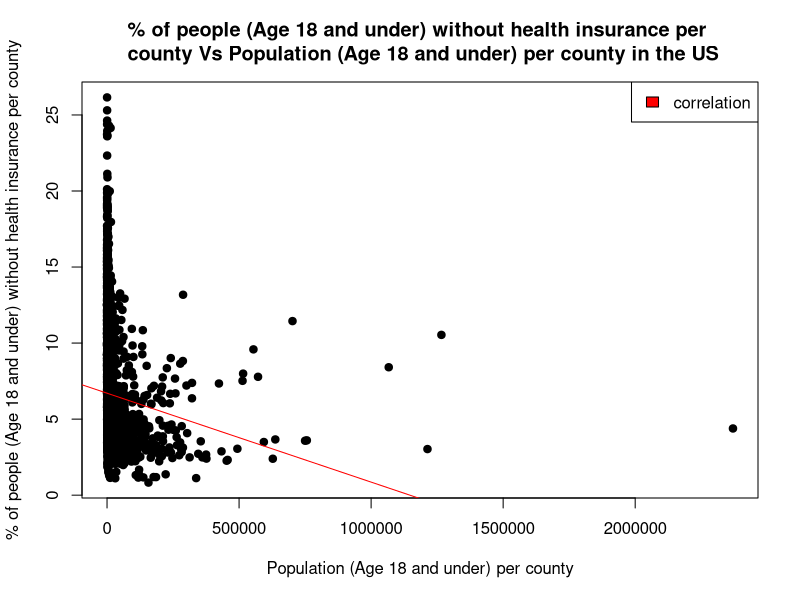
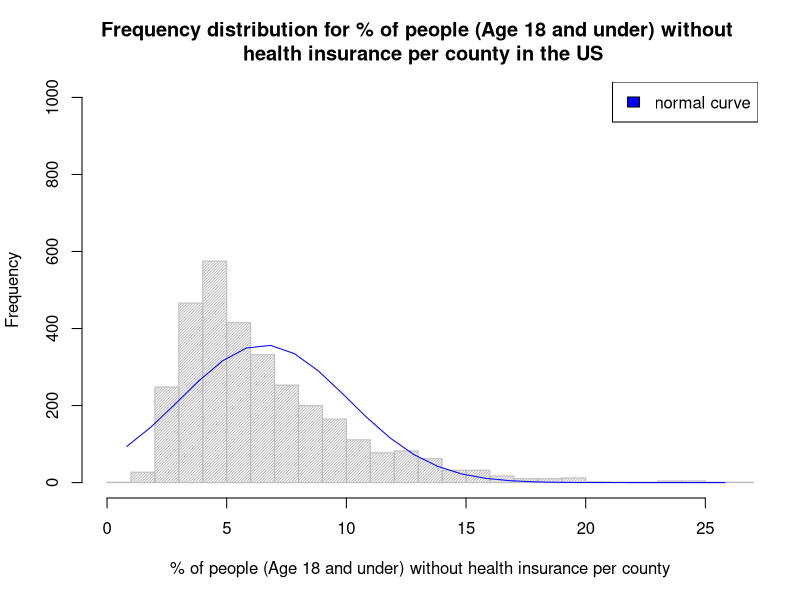

These figures' R source, in order:
library(tidyverse)
my_data <- read.csv("Health insurance (18 and under).csv")
HtInsur <- my_data %>% filter(year==2015)
colnames(HtInsur)
HtInsur$uninsured1=(HtInsur$uninsured/HtInsur$population_18under)*100
population_under18 <- HtInsur$population_18under
percent_Uninsured_people_under18 <- HtInsur$uninsured1
cor(population_under18,percent_Uninsured_people_under18,use="pairwise.complete.obs")
pdf("visualization.pdf")
plot(population_under18,
     percent_Uninsured_people_under18,
     main = "% of people (Age 18 and under) without health insurance per \n county Vs Population (Age 18 and under) per county in the US",
     xlab = "Population (Age 18 and under) per county",
     ylab = "% of people (Age 18 and under) without health insurance per county",
     pch = 19)
legend(x="topright",
       legend =c("correlation"),
       fill=c("red"))
model <- lm(percent_Uninsured_people_under18 ~ population_under18, data = HtInsur)
abline(model, col="red")
#HtInsur <- HtInsur %>% filter(uninsured<=20000)
dt<- HtInsur$uninsured1
dtMin=min(dt,na.rm=TRUE)
dtMax=max(dt,na.rm=TRUE)
dtMean=mean(dt,na.rm=TRUE)
dtSd=sd(dt,na.rm=TRUE)
h<-hist(dt, breaks=20, density=50,
        main = "Frequency distribution for % of people (Age 18 and under) without \n health insurance per county in the US",
        xlab = "% of people (Age 18 and under) without health insurance per county",
        ylab = "Frequency",
        xlim=c(0,dtMax),
        ylim=c(0,1000),
        col ="gray") 
legend(x="topright",
       legend =c("normal curve"),
       fill=c("blue"))
x<-seq(dtMin,dtMax,1)
y1<-dnorm(x, mean=dtMean, sd=dtSd)
y1<-y1*diff(h$mids[1:2])*length(dt)
lines(x,y1,col="blue")

dev.off()

